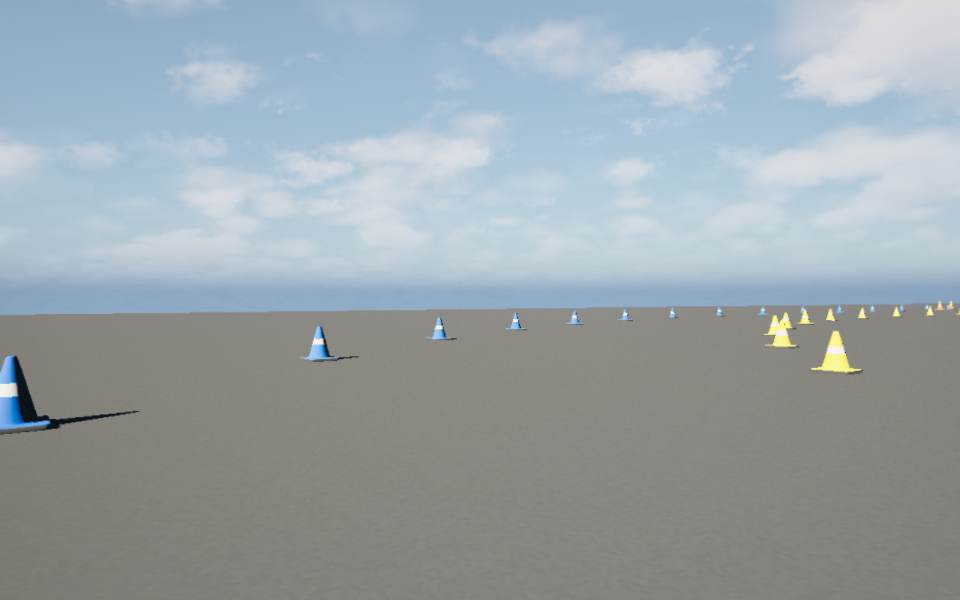
#> input picture outputs/stereo_validation/prepared/left.png, 960 x 600 px
$ python debug_sgbm.py
#> lines starting #> are read from the running program, lines starting #| are printed output that depends on the picture
import sys
from pathlib import Path
import cv2
import numpy as np

ROOT = Path(__file__).resolve().parents[1]
sys.path.insert(0, str(ROOT / 'scripts'))
from prepare_stereo import K_TARGET

prep = ROOT / 'outputs' / 'stereo_validation' / 'prepared'
left = cv2.imread(str(prep / 'left.png'), cv2.IMREAD_GRAYSCALE)
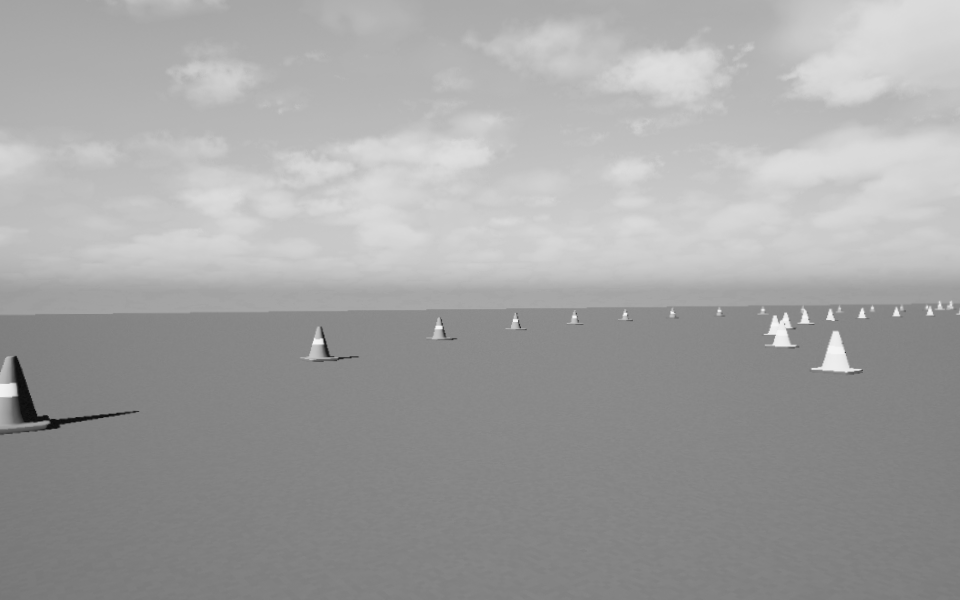
#> left: shape (600, 960); min 11, max 245, mean 162.4
right = cv2.imread(str(prep / 'right.png'), cv2.IMREAD_GRAYSCALE)
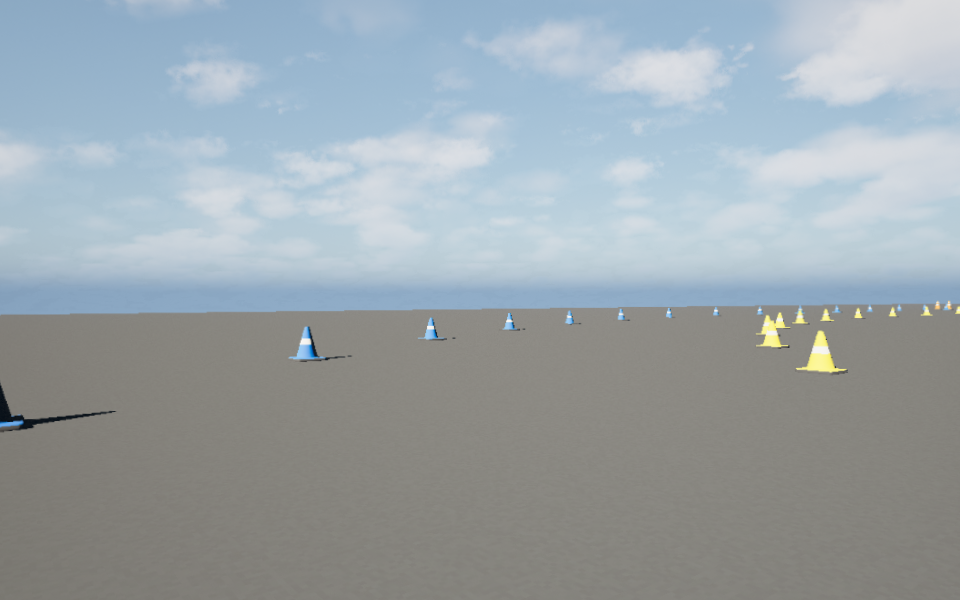
#> input picture outputs/stereo_validation/prepared/right.png, 960 x 600 px
#> right: shape (600, 960); min 10, max 245, mean 162.4
#> (the run stopped early here; a loop or call above may not have finished)
